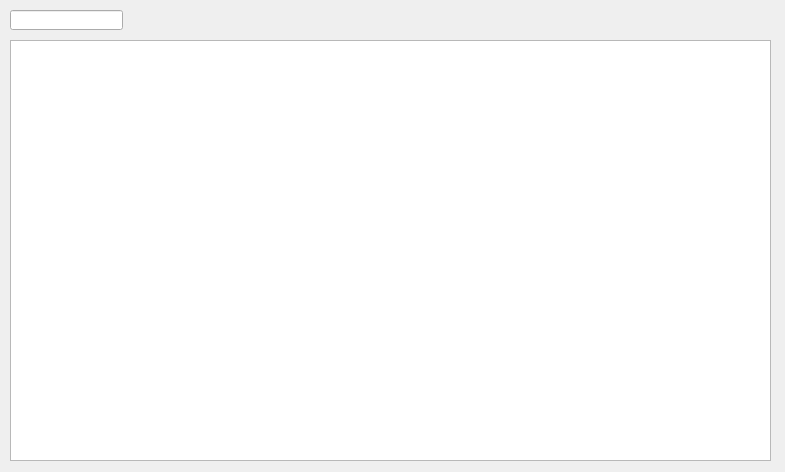
<?xml version="1.0" encoding="UTF-8"?>
<ui version="4.0">
 <class>GBDMemoryWindowClass</class>
 <widget class="QWidget" name="GBDMemoryWindowClass">
  <property name="geometry">
   <rect>
    <x>0</x>
    <y>0</y>
    <width>785</width>
    <height>472</height>
   </rect>
  </property>
  <property name="windowTitle">
   <string>Form</string>
  </property>
  <widget class="QListWidget" name="m_memory">
   <property name="geometry">
    <rect>
     <x>10</x>
     <y>40</y>
     <width>761</width>
     <height>421</height>
    </rect>
   </property>
   <property name="font">
    <font>
     <family>Consolas</family>
     <pointsize>8</pointsize>
    </font>
   </property>
  </widget>
  <widget class="QLineEdit" name="m_address">
   <property name="geometry">
    <rect>
     <x>10</x>
     <y>10</y>
     <width>113</width>
     <height>20</height>
    </rect>
   </property>
  </widget>
 </widget>
 <resources/>
 <connections/>
</ui>
